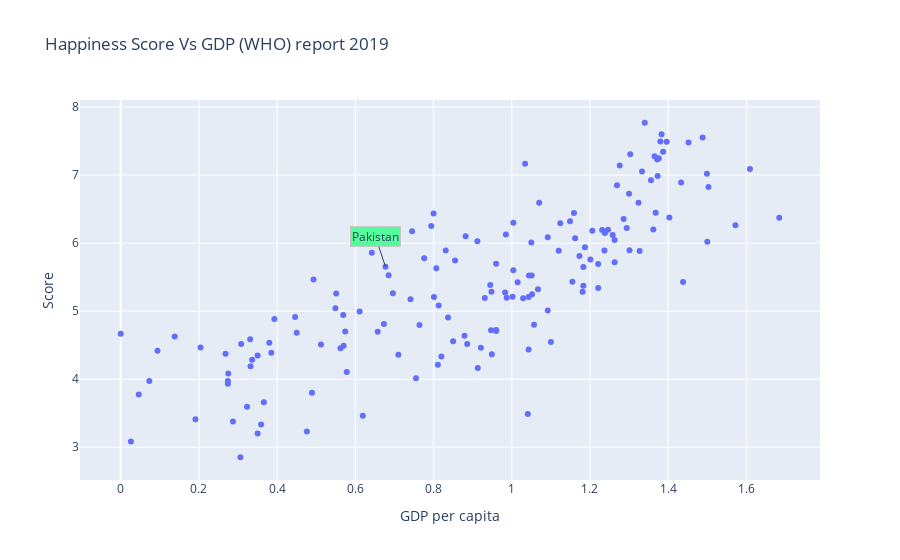

Source (notebook cell):
### Code cell
fig=px.scatter(df, x='GDP per capita', y='Score', 
               hover_data=['Country or region'],
               title='Happiness Score Vs GDP (WHO) report 2019')
fig.add_annotation(y=5.653, x=0.677, text='Pakistan',
                   bgcolor='#55fe9c',bordercolor='#c7c7c7')
coor=df['Score'].corr(df['GDP per capita'])
print('Correlation of Happiness Score and GDP :',coor )
fig.show()

### Figure 1 — Plotly figure (JSON) as saved in the notebook; plotly's stock layout.template omitted (floating-point values rounded to 4 significant figures; data arrays with more than 128 entries replaced by an {"elided": "..."} marker saying what was removed)
{"data": [{"customdata": {"elided": "156x1 str values"}, "hovertemplate": "GDP per capita=%{x}<br>Score=%{y}<br>Country or region=%{customdata[0]}<extra></extra>", "legendgroup": "", "marker": {"color": "#636efa", "symbol": "circle"}, "mode": "markers", "name": "", "orientation": "v", "showlegend": false, "type": "scatter", "x": {"elided": "156 float values"}, "xaxis": "x", "y": {"elided": "156 float values"}, "yaxis": "y"}], "layout": {"annotations": [{"bgcolor": "#55fe9c", "bordercolor": "#c7c7c7", "text": "Pakistan", "x": 0.677, "y": 5.653}], "legend": {"tracegroupgap": 0}, "title": {"text": "Happiness Score Vs GDP (WHO) report 2019"}, "xaxis": {"anchor": "y", "domain": [0, 1], "title": {"text": "GDP per capita"}}, "yaxis": {"anchor": "x", "domain": [0, 1], "title": {"text": "Score"}}}}
